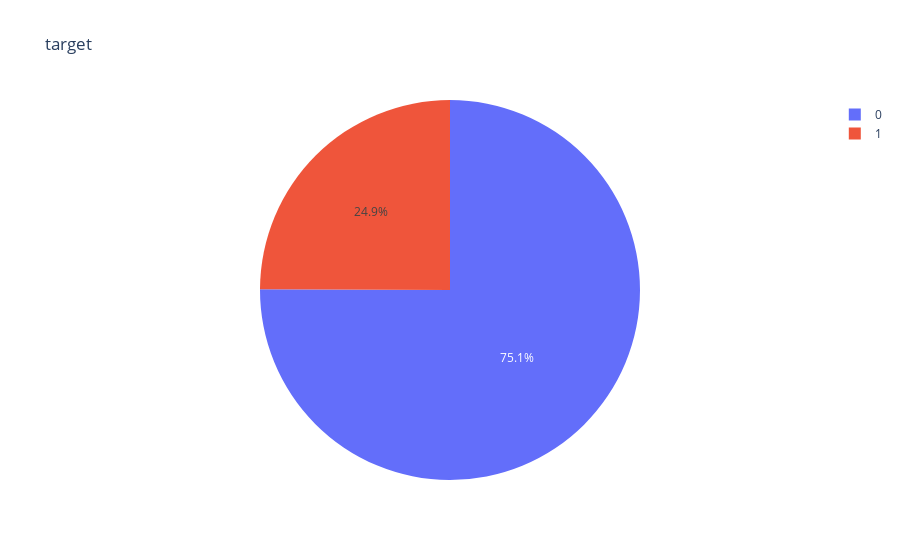

Write notebook code for a chart like this one.
### Markdown cell above
On a rien a changer au niveau de cette variable car elle est deja de type numérique et possede aucune valeur manquante

### Code cell
# 14. Variable: target 
#Examniner la variable target... quel type?  a-t-on une base de donnée équilibrée? 
b=D.target.nunique(dropna=True)
total_nan_values = D.target.isnull().sum().sum()
print("La variable target de type",D.target.dtype,"a",b,"valeurs uniques et",total_nan_values,"valeurs manquantes")
print(D['target'].value_counts())

import plotly.graph_objects as go
roomdf = D.groupby('target').size()/D['target'].count()*100
labels = roomdf.index
values = roomdf.values

fig = px.pie(D, values=values, names=labels,title="target")
fig.show()

### Figure 1 — Plotly figure (JSON) as saved in the notebook; plotly's stock layout.template omitted (floating-point values rounded to 4 significant figures)
{"data": [{"domain": {"x": [0, 1], "y": [0, 1]}, "hovertemplate": "label=%{label}<br>value=%{value}<extra></extra>", "labels": [0, 1], "legendgroup": "", "name": "", "showlegend": true, "type": "pie", "values": [75.07, 24.93]}], "layout": {"legend": {"tracegroupgap": 0}, "title": {"text": "target"}}}
